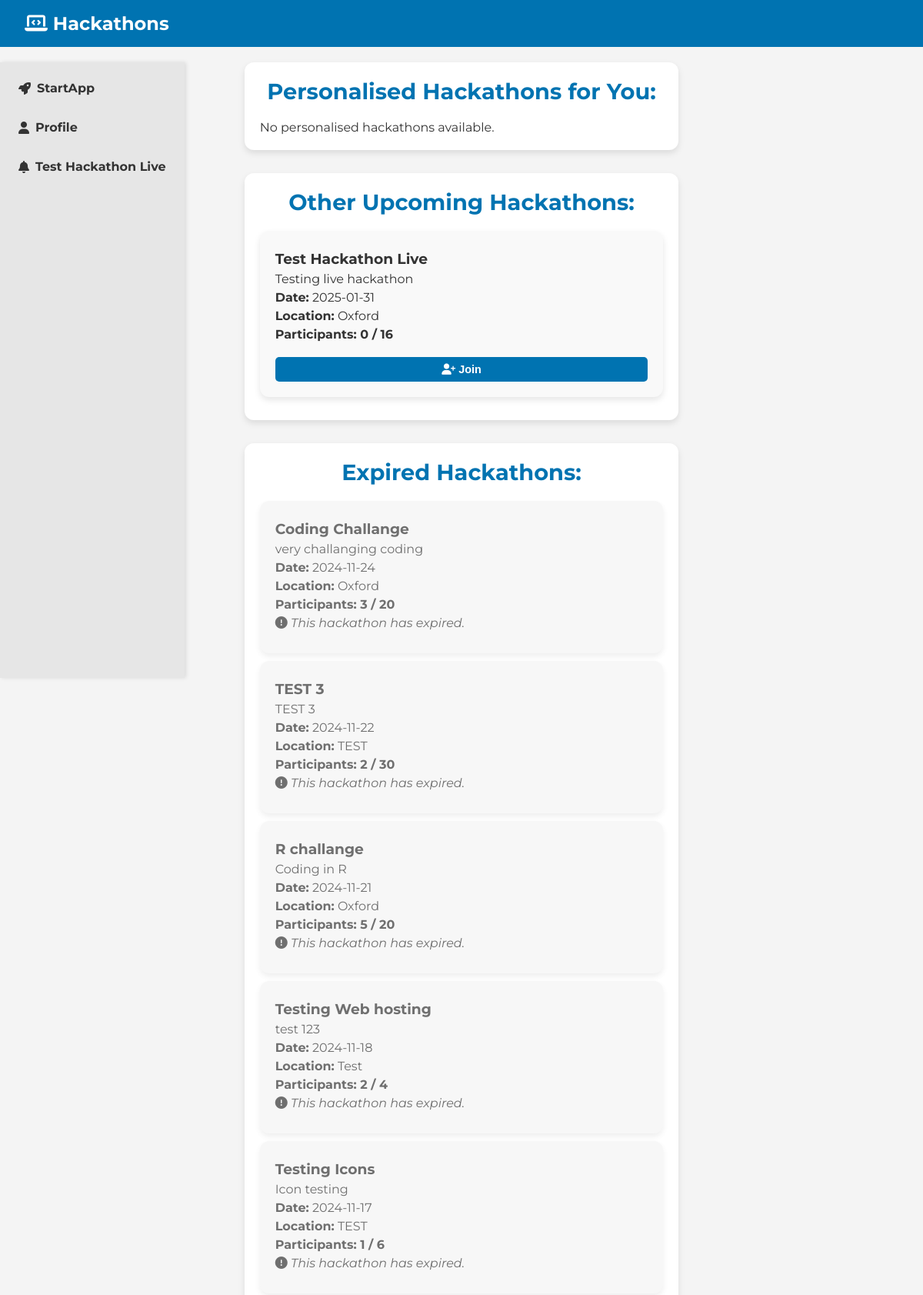
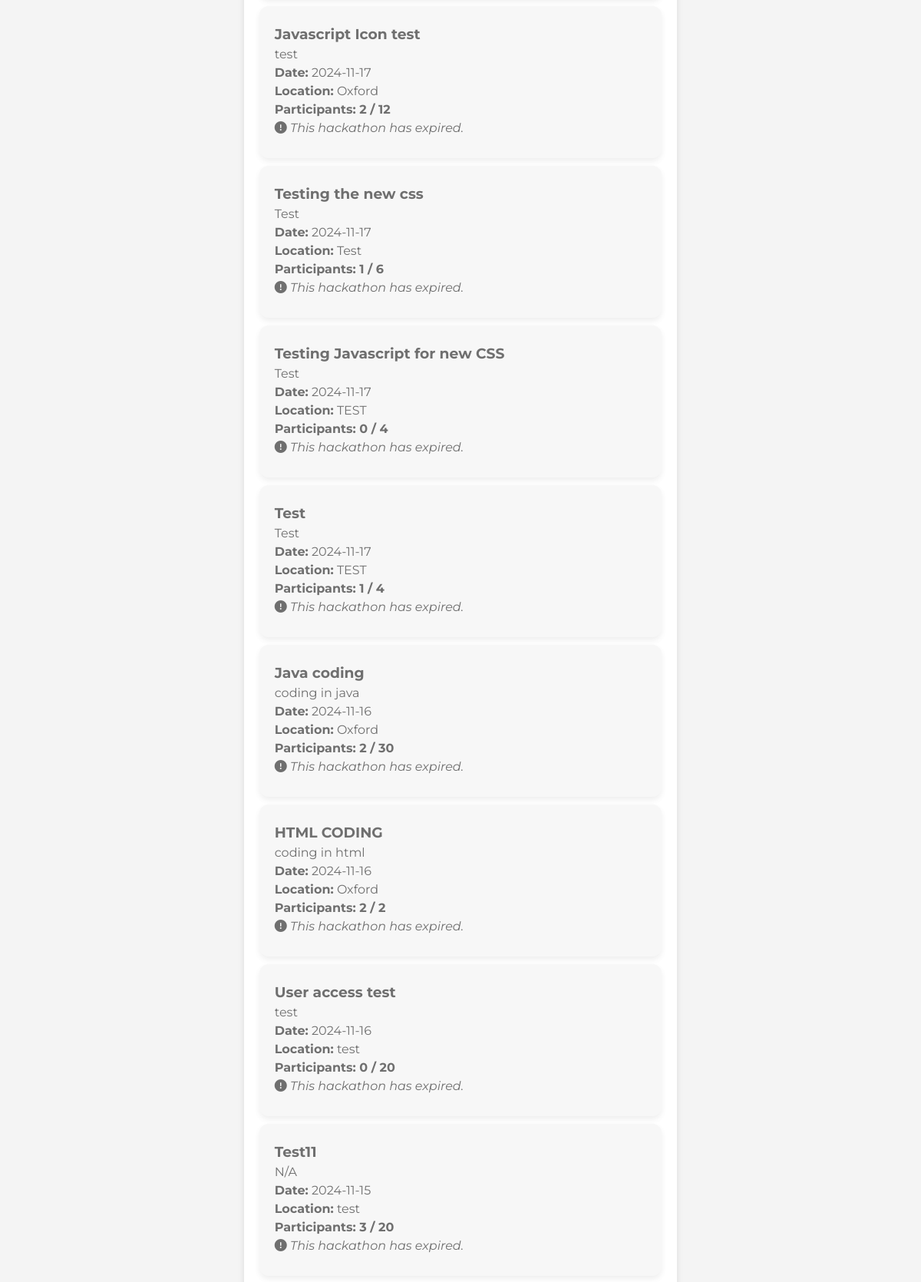
Page /hack (signed in, upper part) on the committed database (2 pictures, top to bottom).
### tables this page shows
CREATE TABLE hackathons (
    id INTEGER PRIMARY KEY AUTOINCREMENT,
    title TEXT NOT NULL,
    description TEXT NOT NULL,
    date TEXT NOT NULL,
    location TEXT NOT NULL
, max_participants INTEGER DEFAULT 0, current_participants INTEGER DEFAULT 0, created_by TEXT);

### app.py (the view, shortened to what this page needs)
@app.route('/hack', methods=['GET'])
def hack():
    if 'username' not in session:
        flash("Please log in to view hackathons.", "error")
        return redirect(url_for('home'))
    username = session['username']
    today = datetime.now().strftime('%Y-%m-%d')
    active_hackathons = query_db("""SELECT id, title FROM hackathons WHERE date >= ? ORDER BY date ASC """, [today])
    user_profile = query_db("SELECT skills FROM user_profiles WHERE username = ?", [username], one=True)
    user_skills = user_profile[0].split(',') if user_profile and user_profile[0] else []
    hackathon_base_query = """
    SELECT h.id, h.title, h.description, h.date, h.location, h.max_participants,
           h.created_by,  -- Include the creator field
           COUNT(p.id) AS current_participants,
           CASE WHEN p2.username IS NOT NULL THEN 1 ELSE 0 END AS joined
    FROM hackathons h
    LEFT JOIN participants p ON h.id = p.hackathon_id
    LEFT JOIN participants p2 ON h.id = p2.hackathon_id AND p2.username = ?
    WHERE h.date >= ?
"""
    if user_skills:
        skill_conditions = " OR ".join([
            "(LOWER(h.title) LIKE LOWER(?) OR LOWER(h.description) LIKE LOWER(?))"
            for _ in user_skills
        ])
        skill_params = [f"%{skill.strip().lower()}%" for skill in user_skills for _ in range(2)]
        matching_hackathons = query_db(f"""
            {hackathon_base_query} AND ({skill_conditions})
            GROUP BY h.id
            ORDER BY h.date ASC
        """, [username, today] + skill_params)
        other_hackathons = query_db(f"""
            {hackathon_base_query} AND NOT ({skill_conditions})
            GROUP BY h.id
            ORDER BY h.date ASC
        """, [username, today] + skill_params)
    expired_hackathons = query_db("""
        SELECT h.id, h.title, h.description, h.date, h.location, h.max_participants,
               COUNT(p.id) AS current_participants,
               CASE WHEN p2.username IS NOT NULL THEN 1 ELSE 0 END AS joined  -- Check join status for expired hackathons
        FROM hackathons h
        LEFT JOIN participants p ON h.id = p.hackathon_id
        LEFT JOIN participants p2 ON h.id = p2.hackathon_id AND p2.username = ?
        WHERE h.date < ?
        GROUP BY h.id
        ORDER BY h.date DESC
    """, [username, today])
    return render_template(
        'hack.html',
        matching_hackathons=matching_hackathons,
        other_hackathons=other_hackathons,
        expired_hackathons=expired_hackathons,
        active_hackathons=active_hackathons
    )

### app.py (called while the page is built)
def get_db():
     db = sqlite3.connect('database.sqlite')
     db.row_factory = sqlite3.Row
     return db

def query_db(query, args=(), one=False):
     cur = get_db().execute(query, args)
     rv = cur.fetchall()
     cur.close()
     return (rv[0] if rv else None) if one else rv

### templates/hack.html (shortened to what this page needs)
<!DOCTYPE html>
<html lang="en">
<head>
    <link rel="stylesheet" href="{{ url_for('static', filename='css/hack.css') }}">
</head>
<body>
    <header>
        <div class="navbar">
            <h1><i class="fas fa-laptop-code"></i> Hackathons</h1>
        </div>
    </header>
    <aside class="sidebar">
        <ul>
            <li><a href="/"><i class="fas fa-rocket"></i> StartApp</a></li>
            <li><a href="/profile"><i class="fas fa-user"></i> Profile</a></li>
            {% if active_hackathons %}
                {% for hackathon in active_hackathons %}
                    <li><a href="/hackathon/{{ hackathon.id }}/updates"><i class="fas fa-bell"></i> {{ hackathon.title }}</a></li>
                {% endfor %}
            {% else %}
                <li>No active hackathons</li>
            {% endif %}
        </ul>
    </aside>
    <main class="container">
        <div id="hackathon-feed">
            <div class="category-container">
                <h2>Personalised Hackathons for You:</h2>
                <div id="personalised-hackathons">
                    {% if matching_hackathons %}
                        {% for hackathon in matching_hackathons %}
                        <div class="hackathon-post" data-id="{{ hackathon.id }}">
                            <h3>{{ hackathon.title }}</h3>
                            <p>{{ hackathon.description }}</p>
                            <p><strong>Date:</strong> {{ hackathon.date }}</p>
                            <p><strong>Location:</strong> {{ hackathon.location }}</p>
                            <p class="participants-info"><strong>Participants:</strong> {{ hackathon.current_participants }} / {{ hackathon.max_participants }}</p>
                            <div class="button-group">
                                {% if hackathon.joined == 1 %}
                                    <button class="join-hackathon-btn joined" disabled>Joined</button>
                                    <button onclick="location.href='/add_to_google_calendar/{{ hackathon.id }}'" class="calendar-btn">
                                        <i class="fas fa-calendar-plus"></i> Add to Calendar
                                    </button>
                                {% else %}
                                    <button class="join-hackathon-btn" data-id="{{ hackathon.id }}" onclick="joinHackathon('{{ hackathon.id }}')">
                                        <i class="fas fa-user-plus"></i> Join
                                    </button>
                                {% endif %}
                                {% if session.get('username') == hackathon.created_by %}
                                    <button class="edit-hackathon-btn" onclick="editHackathon('{{ hackathon.id }}')">
                                        <i class="fas fa-edit"></i> Edit
                                    </button>
                                {% endif %}
                            </div>
                        </div>
                        {% endfor %}
                    {% else %}
                        <p id="no-personalised-message">No personalised hackathons available.</p>
                    {% endif %}
                </div>
            </div>
            <div class="category-container">
                <h2>Other Upcoming Hackathons:</h2>
                <div id="other-hackathons">
                    {% for hackathon in other_hackathons %}
                    <div class="hackathon-post" data-id="{{ hackathon.id }}">
                        <h3>{{ hackathon.title }}</h3>
                        <p>{{ hackathon.description }}</p>
                        <p><strong>Date:</strong> {{ hackathon.date }}</p>
                        <p><strong>Location:</strong> {{ hackathon.location }}</p>
                        <p class="participants-info"><strong>Participants:</strong> {{ hackathon.current_participants }} / {{ hackathon.max_participants }}</p>
                        <div class="button-group">
                            {% if hackathon.joined == 1 %}
                                <button class="join-hackathon-btn joined" disabled>Joined</button>
                                <button onclick="location.href='/add_to_google_calendar/{{ hackathon.id }}'" class="calendar-btn">
                                    <i class="fas fa-calendar-plus"></i> Add to Calendar
                                </button>
                            {% else %}
                                <button class="join-hackathon-btn" data-id="{{ hackathon.id }}" onclick="joinHackathon('{{ hackathon.id }}')">
                                    <i class="fas fa-user-plus"></i> Join
                                </button>
                            {% endif %}
                        </div>
                    </div>
                    {% endfor %}
                </div>
            </div>
            <div class="category-container">
                <h2>Expired Hackathons:</h2>
                <div id="expired-hackathons">
                    {% for hackathon in expired_hackathons %}
                    <div class="hackathon-post expired">
                        <h3>{{ hackathon.title }}</h3>
                        <p>{{ hackathon.description }}</p>
                        <p><strong>Date:</strong> {{ hackathon.date }}</p>
                        <p><strong>Location:</strong> {{ hackathon.location }}</p>
                        <p class="participants-info"><strong>Participants:</strong> {{ hackathon.current_participants }} / {{ hackathon.max_participants }}</p>
                        <p class="expired-note"><i class="fas fa-exclamation-circle"></i> This hackathon has expired.</p>
                    </div>
                    {% endfor %}
                </div>
            </div>
        </div>
    </main>
</body>
</html>

### static/css/hack.css (style rules this page uses)
* { margin: 0; padding: 0; box-sizing: border-box; }
body { font-family: "Montserrat", sans-serif; font-optical-sizing: auto; font-weight: 400; font-style: normal; background-color: #f4f4f4; color: #333; }
.navbar { background-color: #0073b1; color: white; padding: 1rem 2rem; display: flex; justify-content: space-between; align-items: center; }
.navbar h1 { font-size: 1.5rem; }
.sidebar { width: 20%; background-color: #e6e6e6; padding: 1rem; height: 100vh; position: fixed; left: 0; top: 81px; box-shadow: 2px 0px 5px rgba(0, 0, 0, 0.1); }
.sidebar ul { list-style: none; padding: 0; }
.sidebar ul li { margin-bottom: 1rem; }
.sidebar ul li a { color: #333; text-decoration: none; font-weight: bold; display: flex; align-items: center; gap: 0.5rem; padding: 0.5rem; border-radius: 4px; transition: background-color 0.3s ease; }
.container { width: 100%; max-width: 800px; margin: 0 auto; padding: 20px; display: flex; flex-direction: column; align-items: center; }
.category-container { background-color: white; border-radius: 12px; box-shadow: 0px 4px 8px rgba(0, 0, 0, 0.1); margin-bottom: 30px; padding: 20px; width: 100%; max-width: 800px; }
.category-container h2 { font-size: 1.8rem; font-weight: bold; color: #0073b1; margin-bottom: 20px; text-align: center; }
.hackathon-post { width: 100%; max-width: 600px; margin: 10px auto; padding: 20px; background-color: #f9f9f9; border-radius: 12px; box-shadow: 0px 4px 8px rgba(0, 0, 0, 0.1); transition: transform 0.3s ease, box-shadow 0.3s ease; }
.hackathon-post h3, .hackathon-post p { text-align: left; margin: 5px 0; color: #333; }
.participants-info { text-align: left; margin: 10px 0; color: #0073b1; font-weight: bold; }
.hackathon-post.expired { opacity: 0.7; background-color: #f4f4f4; }
.expired-note { color: red; font-style: italic; }
.button-group { display: flex; gap: 10px; align-items: center; margin-top: 10px; }
.join-hackathon-btn, .calendar-btn, .edit-hackathon-btn { padding: 8px 12px; border: none; border-radius: 5px; font-size: 0.9rem; cursor: pointer; transition: background-color 0.3s ease, transform 0.2s ease; }
.join-hackathon-btn { background-color: #0073b1; color: white; }
button { padding: 12px 20px; background-color: #0073b1; color: white; border: none; border-radius: 6px; cursor: pointer; font-size: 1rem; font-weight: bold; transition: background-color 0.3s ease, transform 0.2s ease; width: 100%; margin-top: 10px; }

### rows in the picture
hackathons: title "Test Hackathon Live", description "Testing live hackathon", date "2025-01-31", location "Oxford", current_participants "0", max_participants "16"
hackathons: title "Coding Challange", description "very challanging coding", date "2024-11-24", location "Oxford", current_participants "3", max_participants "20"
hackathons: title "TEST 3", description "TEST 3", date "2024-11-22", location "TEST", current_participants "2", max_participants "30"
hackathons: title "R challange", description "Coding in R", date "2024-11-21", location "Oxford", current_participants "5", max_participants "20"
hackathons: title "Testing Web hosting", description "test 123", date "2024-11-18", location "Test", current_participants "2", max_participants "4"
hackathons: title "Testing Icons", description "Icon testing", date "2024-11-17", location "TEST", current_participants "1", max_participants "6"
hackathons: title "Javascript Icon test", description "test", date "2024-11-17", location "Oxford", current_participants "2", max_participants "12"
hackathons: title "Testing the new css", description "Test", date "2024-11-17", location "Test", current_participants "1", max_participants "6"
hackathons: title "Testing Javascript for new CSS", description "Test", date "2024-11-17", location "TEST", current_participants "0", max_participants "4"
hackathons: title "Test", description "Test", date "2024-11-17", location "TEST", current_participants "1", max_participants "4"
hackathons: title "Java coding", description "coding in java", date "2024-11-16", location "Oxford", current_participants "2", max_participants "30"
hackathons: title "HTML CODING", description "coding in html", date "2024-11-16", location "Oxford", current_participants "2", max_participants "2"
hackathons: title "User access test", description "test", date "2024-11-16", location "test", current_participants "0", max_participants "20"
hackathons: title "Test11", description "N/A", date "2024-11-15", location "test", current_participants "3", max_participants "20"
